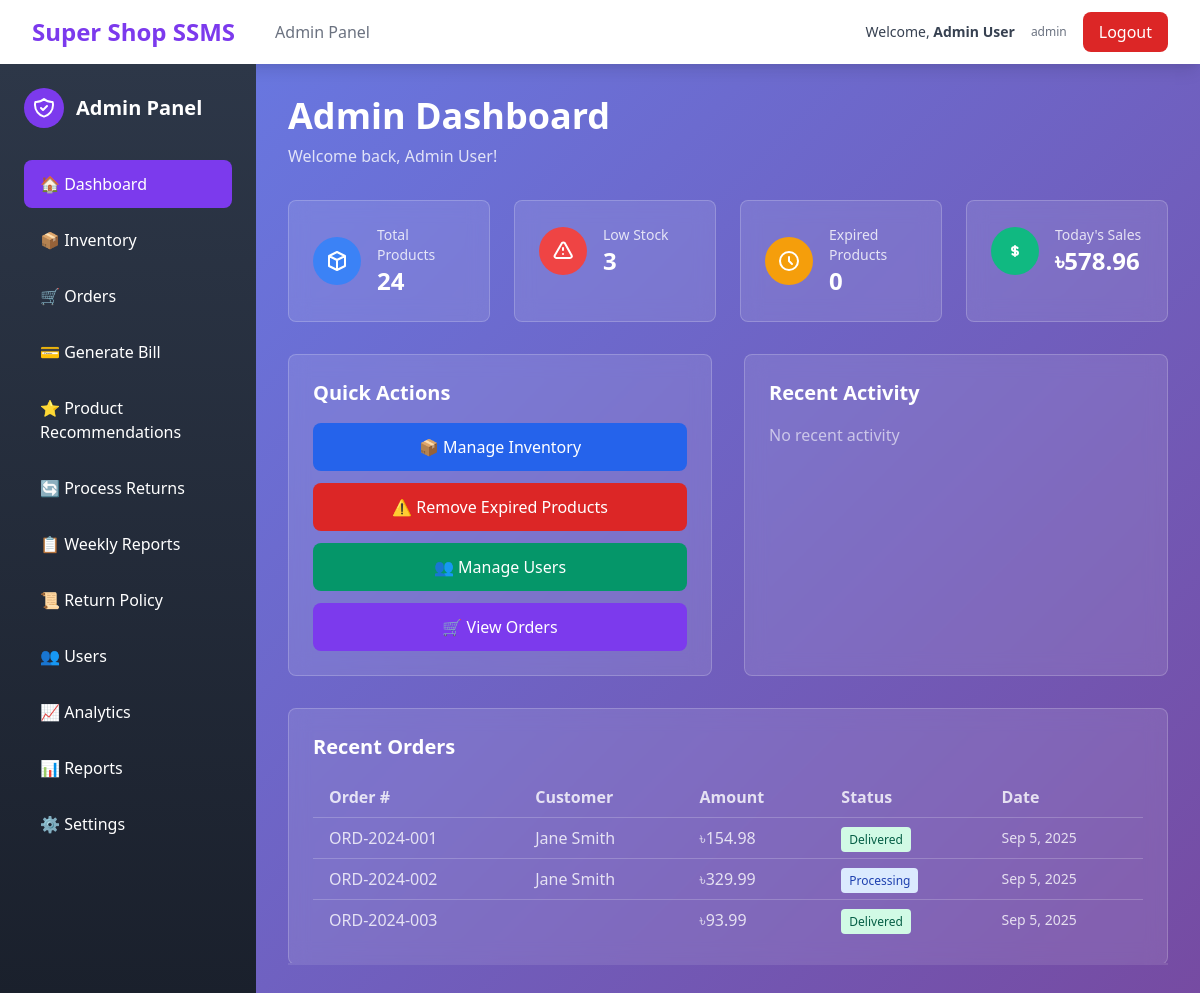
/admin-dashboard.php (signed in), run on the app's committed database.
### tables this page shows
CREATE TABLE orders (
    id INT PRIMARY KEY AUTO_INCREMENT,
    user_id INT,
    order_number VARCHAR(20) UNIQUE NOT NULL,
    total_amount DECIMAL(10,2) NOT NULL,
    tax_amount DECIMAL(10,2) DEFAULT 0,
    discount_amount DECIMAL(10,2) DEFAULT 0,
    final_amount DECIMAL(10,2) NOT NULL,
    payment_method ENUM('bkash', 'nagad', 'card', 'cash') NOT NULL,
    payment_status ENUM('pending', 'completed', 'failed') DEFAULT 'pending',
    transaction_id VARCHAR(100),
    customer_phone VARCHAR(20),
    customer_name VARCHAR(100),
    customer_email VARCHAR(100),
    customer_address TEXT,
    order_status ENUM('pending', 'processing', 'shipped', 'delivered', 'cancelled') DEFAULT 'pending',
    created_at TIMESTAMP DEFAULT CURRENT_TIMESTAMP,
    updated_at TIMESTAMP DEFAULT CURRENT_TIMESTAMP ON UPDATE CURRENT_TIMESTAMP,
    FOREIGN KEY (user_id) REFERENCES users(id) ON DELETE SET NULL
);

CREATE TABLE users (
    id INT PRIMARY KEY AUTO_INCREMENT,
    username VARCHAR(50) UNIQUE NOT NULL,
    email VARCHAR(100) UNIQUE NOT NULL,
    password_hash VARCHAR(255) NOT NULL,
    role ENUM('customer', 'receptionist', 'admin') DEFAULT 'customer',
    first_name VARCHAR(50) NOT NULL,
    last_name VARCHAR(50) NOT NULL,
    phone VARCHAR(20),
    address TEXT,
    created_at TIMESTAMP DEFAULT CURRENT_TIMESTAMP,
    updated_at TIMESTAMP DEFAULT CURRENT_TIMESTAMP ON UPDATE CURRENT_TIMESTAMP,
    is_active BOOLEAN DEFAULT TRUE
);

### admin-dashboard.php (the view, shortened to what the rows shown need)
<?php
try {
    $pdo = getDBConnection();
    $stmt = $pdo->prepare("
        SELECT o.*, u.first_name, u.last_name
        FROM orders o
        LEFT JOIN users u ON o.user_id = u.id
        ORDER BY o.created_at DESC
        LIMIT 5
    ");
    $stmt->execute();
    $recent_orders = $stmt->fetchAll();
} catch (PDOException $e) {
    $error_message = 'Database error. Please try again.';
}
?>
<!DOCTYPE html>
<html lang="en">
<head>
    <link href="https://cdn.jsdelivr.net/npm/tailwindcss@2.2.19/dist/tailwind.min.css" rel="stylesheet">
</head>
<body class="admin-gradient min-h-screen">
    <nav class="bg-white shadow-lg">
        <div class="max-w-7xl mx-auto px-4 sm:px-6 lg:px-8">
            <div class="flex justify-between h-16">
                <div class="flex items-center">
                    <div class="flex-shrink-0">
                        <h1 class="text-2xl font-bold text-purple-600">Super Shop SSMS</h1>
                    </div>
                </div>
            </div>
        </div>
    </nav>
    <div class="flex">
        <aside class="w-64 sidebar-gradient min-h-screen">
            <div class="p-6">
                <div class="flex items-center mb-8">
                    <h2 class="ml-3 text-xl font-semibold text-white">Admin Panel</h2>
                </div>
            </div>
        </aside>
        <main class="flex-1 p-8">
            <div id="dashboard-section" class="section">
                <div class="mb-8">
                    <h1 class="text-4xl font-bold text-white mb-2">Admin Dashboard</h1>
                </div>
                <div class="mt-8">
                    <div class="glass-effect p-6 rounded-lg">
                        <div class="overflow-x-auto">
                            <table class="min-w-full">
                                <thead>
                                    <tr class="text-white text-opacity-80">
                                        <th class="px-4 py-2 text-left">Order #</th>
                                        <th class="px-4 py-2 text-left">Customer</th>
                                        <th class="px-4 py-2 text-left">Amount</th>
                                        <th class="px-4 py-2 text-left">Status</th>
                                        <th class="px-4 py-2 text-left">Date</th>
                                    </tr>
                                </thead>
                                <tbody>
                                    <?php if (!empty($recent_orders)): ?>
                                        <?php foreach ($recent_orders as $order): ?>
                                            <tr class="text-white text-opacity-80 border-t border-white border-opacity-20">
                                                <td class="px-4 py-2"><?php echo htmlspecialchars($order['order_number']); ?></td>
                                                <td class="px-4 py-2">
                                                    <?php echo htmlspecialchars($order['first_name'] . ' ' . $order['last_name']); ?>
                                                </td>
                                                <td class="px-4 py-2">৳<?php echo number_format($order['final_amount'], 2); ?></td>
                                                <td class="px-4 py-2">
                                                    <span class="px-2 py-1 rounded text-xs <?php echo getStatusBadgeClass($order['order_status']); ?>">
                                                        <?php echo ucfirst($order['order_status']); ?>
                                                    </span>
                                                </td>
                                                <td class="px-4 py-2 text-sm">
                                                    <?php echo date('M j, Y', strtotime($order['created_at'])); ?>
                                                </td>
                                            </tr>
                                        <?php endforeach; ?>
                                    <?php else: ?>
                                        <tr>
                                            <td colspan="5" class="px-4 py-2 text-center text-white text-opacity-60">No recent orders</td>
                                        </tr>
                                    <?php endif; ?>
                                </tbody>
                            </table>
                        </div>
                    </div>
                </div>
            </div>
        </main>
    </div>
</body>
</html>
<?php
function getStatusBadgeClass($status) {
    switch ($status) {
        case 'processing': return 'bg-blue-100 text-blue-800';
        case 'delivered': return 'bg-green-100 text-green-800';
    }
}
?>

### data on the page
orders: order_number "ORD-2024-001", user.last_name "Jane Smith", final_amount "154.98", order_status "Delivered", created_at "Sep 5, 2025"
orders: order_number "ORD-2024-002", user.last_name "Jane Smith", final_amount "329.99", order_status "Processing", created_at "Sep 5, 2025"
orders: order_number "ORD-2024-003", final_amount "93.99", order_status "Delivered", created_at "Sep 5, 2025"

### other printed values
$admin_name "Admin User"
$admin_username "admin"
$total_products "24"
$low_stock "3"
$expired_products "0"
$today_sales "578.96"
